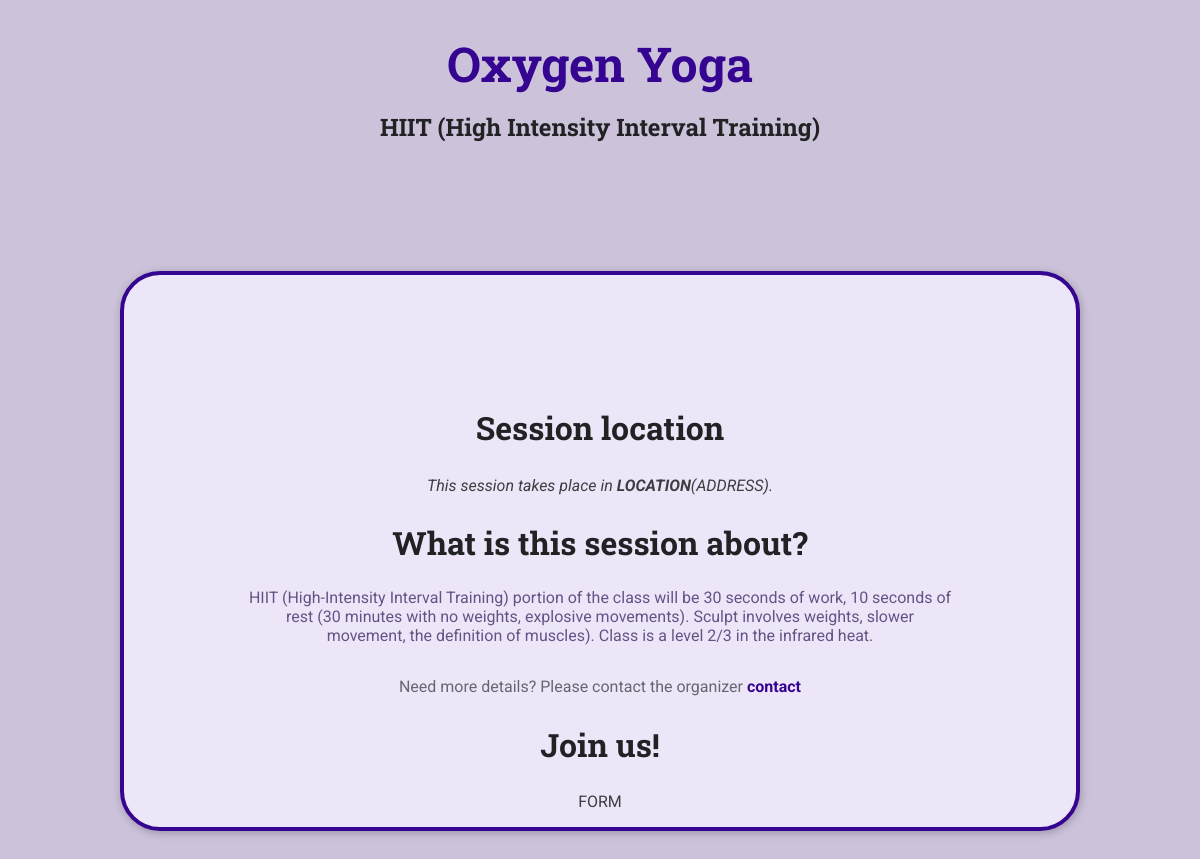
The app's page /meetups/a-hiit with its own data.
### meetups/models.py (models this page shows)
class Meetup(models.Model):
    title = models.CharField(max_length=200)
    slug = models.SlugField(unique=True)
    description = models.TextField()
    image = models.ImageField(upload_to='images')

### meetups/views.py (the view)
def meetup_details(request, meetup_slug):
    try:
        selected_meetup = Meetup.objects.get(slug=meetup_slug)
        return render(request, 'meetups/meetup_details.html', {
            'meetup_found': True,
            'meetup_title': selected_meetup.title,
            'meetup_description': selected_meetup.description,
        })
    except Exception as e:
        return render(request, 'meetups/meetup_details.html', {
            'meetup_found': False,
        })

### meetups/templates/meetups/meetup_details.html (shortened to what this page needs)
{% extends 'meetups/base.html'%}{% load static %} {%block css%}
<link
  rel="stylesheet"
  href="{% static  'meetups/styles/meetup_details.css'%}"
/>
{% endblock %} {% block main_heading %} {{meetup_title}} {%endblock%}
{%block body%}
{% if meetup_found %}
<article>
  <section id="location">
    <h2>Session location</h2>
    <address>
      This session takes place in <span>LOCATION</span>(ADDRESS).
    </address>
  </section>
  <section id="details">
    <h2>What is this session about?</h2>
    <p>{{meetup_description}}</p>
    <footer>
      <p>
        Need more details? Please contact the organizer
        <a href="">contact</a>
      </p>
    </footer>
  </section>
  <section id="registration">
    <h2>Join us!</h2>
    FORM
  </section>
</article>
{%else%}
<h3 style='text-align:center;'>No meetup found</h3>
{%endif%}
{%endblock%}

### meetups/templates/meetups/base.html (shortened to what this page needs)
{% load static %}
<!DOCTYPE html>
<html lang="en">
  <head>
    <link rel="stylesheet" href="{% static 'meetups/styles/base.css' %}" />
    {%block css%}{% endblock %}
  </head>
  <body>
    <header id="main-header">
      <nav>
        <a href="/meetups" id="main-logo">Oxygen Yoga</a>
      </nav>
      <h1>{%block main_heading%}{% endblock %}</h1>
    </header>
    <main>{%block body%}{%endblock%}</main>
  </body>
</html>

### meetups/static/meetups/styles/base.css (style rules this page uses)
* { box-sizing: border-box; }
body { font-family: "Roboto", sans-serif; margin: 0; background-color: #ccc3db; color: #3e3e41; }
h1, h2, h3 { font-family: "Roboto Slab", sans-serif; color: #222224; }
#main-header { width: 100%; text-align: center; padding: 2rem 0; }
#main-header h1 { font-size: 1.5rem; }
#main-logo { font-size: 3rem; font-family: "Roboto Slab", sans-serif; text-decoration: none; color: #350490; font-weight: bold; }

### meetups/static/meetups/styles/meetup_details.css (style rules this page uses)
article { max-width: 60rem; margin: 5rem auto; border-radius: 40px; background-color: #ede6f8; border: 4px solid #350490; box-shadow: 1px 2px 8px rgba(0, 0, 0, 0.25); position: relative; padding: 1rem; text-align: center; }
section:first-of-type { margin-top: 6rem; }
h2 { font-size: 2rem; }
address span { font-weight: bold; }
#details h2 { margin-bottom: 0.5rem; }
#details > p { color: #665386; padding: 1rem; border-radius: 4px; max-width: 80%; margin: auto; }
#details footer { color: #696472; }
#details footer a { color: #350490; text-decoration: none; font-weight: bold; }

### records on screen
Meetup: title "HIIT (High Intensity Interval Training)", description "HIIT (High-Intensity Interval Training) portion of the class will be 30 seconds of work, 10 seconds of rest (30 minutes with no weights, explosive movements). Sculpt involves weights, slower movement, the definition of muscles). Class is a level 2/3 in the infrared heat."
